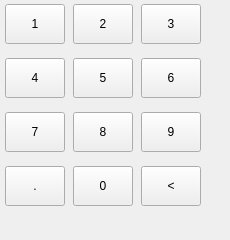
    <widget class="QWidget" name="tab_2">
     <attribute name="title">
      <string>Numbers</string>
     </attribute>
     <widget class="QWidget" name="gridLayoutWidget">
      <property name="geometry">
       <rect>
        <x>-10</x>
        <y>-10</y>
        <width>221</width>
        <height>231</height>
       </rect>
      </property>
      <property name="minimumSize">
       <size>
        <width>60</width>
        <height>50</height>
       </size>
      </property>
      <layout class="QGridLayout" name="gridLayout">
       <property name="leftMargin">
        <number>7</number>
       </property>
       <property name="topMargin">
        <number>0</number>
       </property>
       <property name="rightMargin">
        <number>0</number>
       </property>
       <property name="bottomMargin">
        <number>0</number>
       </property>
       <property name="spacing">
        <number>0</number>
       </property>
       <item row="1" column="2">
        <widget class="QPushButton" name="pushButton_d_6">
         <property name="sizePolicy">
          <sizepolicy hsizetype="MinimumExpanding" vsizetype="MinimumExpanding">
           <horstretch>0</horstretch>
           <verstretch>0</verstretch>
          </sizepolicy>
         </property>
         <property name="minimumSize">
          <size>
           <width>60</width>
           <height>40</height>
          </size>
         </property>
         <property name="maximumSize">
          <size>
           <width>60</width>
           <height>40</height>
          </size>
         </property>
         <property name="text">
          <string>6</string>
         </property>
        </widget>
       </item>
       <item row="3" column="2">
        <widget class="QPushButton" name="pushButton_d_back">
         <property name="sizePolicy">
          <sizepolicy hsizetype="MinimumExpanding" vsizetype="MinimumExpanding">
           <horstretch>0</horstretch>
           <verstretch>0</verstretch>
          </sizepolicy>
         </property>
         <property name="minimumSize">
          <size>
           <width>60</width>
           <height>40</height>
          </size>
         </property>
         <property name="maximumSize">
          <size>
           <width>60</width>
           <height>40</height>
          </size>
         </property>
         <property name="text">
          <string>&lt;</string>
         </property>
        </widget>
       </item>
       <item row="0" column="2">
        <widget class="QPushButton" name="pushButton_d_3">
         <property name="sizePolicy">
          <sizepolicy hsizetype="MinimumExpanding" vsizetype="MinimumExpanding">
           <horstretch>0</horstretch>
           <verstretch>0</verstretch>
          </sizepolicy>
         </property>
         <property name="minimumSize">
          <size>
           <width>60</width>
           <height>40</height>
          </size>
         </property>
         <property name="maximumSize">
          <size>
           <width>60</width>
           <height>40</height>
          </size>
         </property>
         <property name="text">
          <string>3</string>
         </property>
        </widget>
       </item>
       <item row="2" column="2">
        <widget class="QPushButton" name="pushButton_d_9">
         <property name="sizePolicy">
          <sizepolicy hsizetype="MinimumExpanding" vsizetype="MinimumExpanding">
           <horstretch>0</horstretch>
           <verstretch>0</verstretch>
          </sizepolicy>
         </property>
         <property name="minimumSize">
          <size>
           <width>60</width>
           <height>40</height>
          </size>
         </property>
         <property name="maximumSize">
          <size>
           <width>60</width>
           <height>40</height>
          </size>
         </property>
         <property name="text">
          <string>9</string>
         </property>
        </widget>
       </item>
       <item row="0" column="1">
        <widget class="QPushButton" name="pushButton_d_2">
         <property name="sizePolicy">
          <sizepolicy hsizetype="MinimumExpanding" vsizetype="MinimumExpanding">
           <horstretch>0</horstretch>
           <verstretch>0</verstretch>
          </sizepolicy>
         </property>
         <property name="minimumSize">
          <size>
           <width>60</width>
           <height>40</height>
          </size>
         </property>
         <property name="maximumSize">
          <size>
           <width>60</width>
           <height>40</height>
          </size>
         </property>
         <property name="text">
          <string>2</string>
         </property>
        </widget>
       </item>
       <item row="0" column="0">
        <widget class="QPushButton" name="pushButton_d_1">
         <property name="sizePolicy">
          <sizepolicy hsizetype="MinimumExpanding" vsizetype="MinimumExpanding">
           <horstretch>0</horstretch>
           <verstretch>0</verstretch>
          </sizepolicy>
         </property>
         <property name="minimumSize">
          <size>
           <width>60</width>
           <height>40</height>
          </size>
         </property>
         <property name="maximumSize">
          <size>
           <width>60</width>
           <height>40</height>
          </size>
         </property>
         <property name="text">
          <string>1</string>
         </property>
        </widget>
       </item>
       <item row="1" column="1">
        <widget class="QPushButton" name="pushButton_d_5">
         <property name="sizePolicy">
          <sizepolicy hsizetype="MinimumExpanding" vsizetype="MinimumExpanding">
           <horstretch>0</horstretch>
           <verstretch>0</verstretch>
          </sizepolicy>
         </property>
         <property name="minimumSize">
          <size>
           <width>60</width>
           <height>40</height>
          </size>
         </property>
         <property name="maximumSize">
          <size>
           <width>60</width>
           <height>40</height>
          </size>
         </property>
         <property name="text">
          <string>5</string>
         </property>
        </widget>
       </item>
       <item row="2" column="1">
        <widget class="QPushButton" name="pushButton_d_8">
         <property name="sizePolicy">
          <sizepolicy hsizetype="MinimumExpanding" vsizetype="MinimumExpanding">
           <horstretch>0</horstretch>
           <verstretch>0</verstretch>
          </sizepolicy>
         </property>
         <property name="minimumSize">
          <size>
           <width>60</width>
           <height>40</height>
          </size>
         </property>
         <property name="maximumSize">
          <size>
           <width>60</width>
           <height>40</height>
          </size>
         </property>
         <property name="text">
          <string>8</string>
         </property>
        </widget>
       </item>
       <item row="1" column="0">
        <widget class="QPushButton" name="pushButton_d_4">
         <property name="sizePolicy">
          <sizepolicy hsizetype="MinimumExpanding" vsizetype="MinimumExpanding">
           <horstretch>0</horstretch>
           <verstretch>0</verstretch>
          </sizepolicy>
         </property>
         <property name="minimumSize">
          <size>
           <width>60</width>
           <height>40</height>
          </size>
         </property>
         <property name="maximumSize">
          <size>
           <width>60</width>
           <height>40</height>
          </size>
         </property>
         <property name="text">
          <string>4</string>
         </property>
        </widget>
       </item>
       <item row="2" column="0">
        <widget class="QPushButton" name="pushButton_d_7">
         <property name="sizePolicy">
          <sizepolicy hsizetype="MinimumExpanding" vsizetype="MinimumExpanding">
           <horstretch>0</horstretch>
           <verstretch>0</verstretch>
          </sizepolicy>
         </property>
         <property name="minimumSize">
          <size>
           <width>60</width>
           <height>40</height>
          </size>
         </property>
         <property name="maximumSize">
          <size>
           <width>60</width>
           <height>40</height>
          </size>
         </property>
         <property name="text">
          <string>7</string>
         </property>
        </widget>
       </item>
       <item row="3" column="0">
        <widget class="QPushButton" name="pushButton_d_dec">
         <property name="sizePolicy">
          <sizepolicy hsizetype="MinimumExpanding" vsizetype="MinimumExpanding">
           <horstretch>0</horstretch>
           <verstretch>0</verstretch>
          </sizepolicy>
         </property>
         <property name="minimumSize">
          <size>
           <width>60</width>
           <height>40</height>
          </size>
         </property>
         <property name="maximumSize">
          <size>
           <width>60</width>
           <height>40</height>
          </size>
         </property>
         <property name="text">
          <string>.</string>
         </property>
        </widget>
       </item>
       <item row="3" column="1">
        <widget class="QPushButton" name="pushButton_d_0">
         <property name="sizePolicy">
          <sizepolicy hsizetype="MinimumExpanding" vsizetype="MinimumExpanding">
           <horstretch>0</horstretch>
           <verstretch>0</verstretch>
          </sizepolicy>
         </property>
         <property name="minimumSize">
          <size>
           <width>60</width>
           <height>40</height>
          </size>
         </property>
         <property name="maximumSize">
          <size>
           <width>60</width>
           <height>40</height>
          </size>
         </property>
         <property name="text">
          <string>0</string>
         </property>
        </widget>
       </item>
      </layout>
     </widget>
    </widget>
